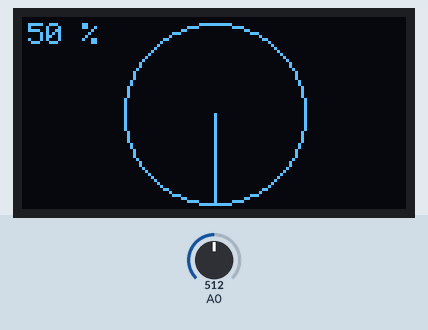
This sketch was run on a simulated Arduino Uno, built with avr-gcc and run on an emulated ATmega328P. Shown: 128×64 one-colour display. The test bench sets the inputs (shaded band); at power-on: A0 = 512. What the sketch prints to the serial monitor is not drawn.

Above: at 1.2 s.
1.3 s: A0 set to 716
At 1.8 s:
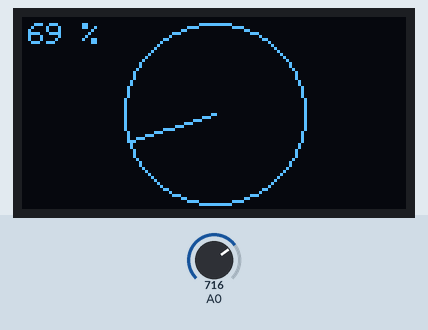
2.9 s: A0 set to 900
At 4.0 s:
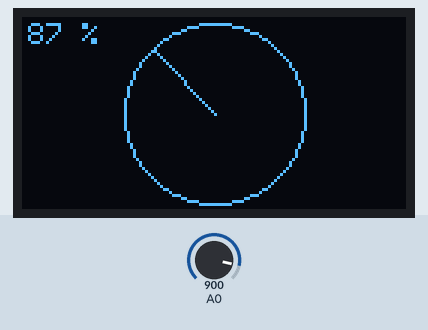
4.5 s: A0 set to 901
At 5.7 s:
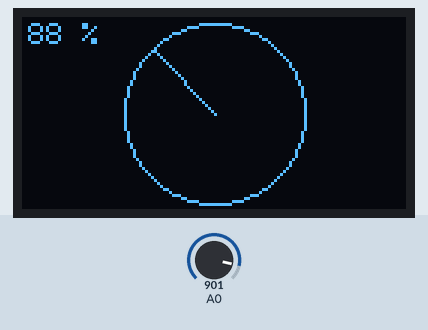
6.1 s: A0 set to 306
At 6.5 s:
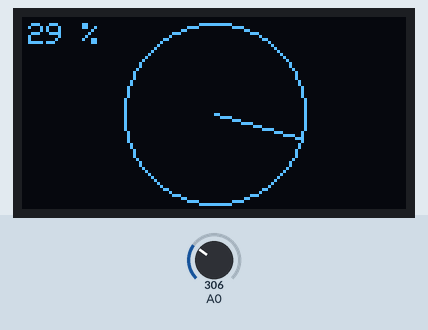
Timing chart, 0 to 8.7 s (numbered marks = the images above; inputs shaded):
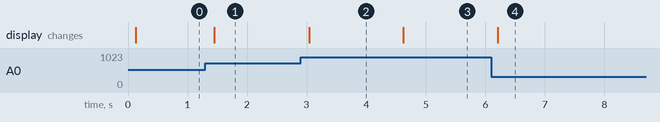

Measured:
- after the input at 1.3 s, the display: changes after 0.15 s (image 1)
- after the input at 2.9 s, the display: changes after 0.14 s (image 2)
- after the input at 4.5 s, the display: changes after 0.12 s (image 3)
- after the input at 6.1 s, the display: changes after 0.11 s (image 4)

The sketch:

gauge.ino
```cpp
#include <Wire.h>
#include <Adafruit_GFX.h>
#include <Adafruit_SSD1306.h>

#define SCREEN_WIDTH 128
#define SCREEN_HEIGHT 64
#define OLED_RESET     2
#define SCREEN_ADDRESS 0x3C
Adafruit_SSD1306 display(SCREEN_WIDTH, SCREEN_HEIGHT, &Wire, OLED_RESET);

int xc, yc, xp, yp;
char str[10];
unsigned long t1;

void setup() {
  Serial.begin(9600);
  if(!display.begin(SSD1306_SWITCHCAPVCC, SCREEN_ADDRESS)) {
    Serial.println(F("SSD1306 allocation failed"));
    for(;;); // Don't proceed, loop forever
  }

  display.setTextSize(1);      // Normal 1:1 pixel scale
  display.setTextColor(SSD1306_WHITE); // Draw white text
  display.cp437(true);         // Use full 256 char 'Code Page 437' font

  display.clearDisplay();
  xc = display.width()/2;
  yc = display.height()/2;
}

void loop() {
  if ((millis() - t1) > 100) {
    display.clearDisplay();
    int v = analogRead(A0);
    int perc = map(v, 0, 1023, 0, 100);
    v = map(v, 0, 1023, 0, 628);
    float a = ((float)v)/100.0 - (PI/2.0);

    display.setCursor(2, 2);
    sprintf(str,"%d %%", perc);
    display.write(str);

    xp = xc + (int)(cos(a) * 30.0);
    yp = yc + (int)(sin(a) * 30.0);
    Serial.print(perc);
    Serial.print("\ta:");
    Serial.print(a);
    Serial.print("\tx:");
    Serial.print(xp);
    Serial.print("\ty:");
    Serial.println(yp);

    display.drawCircle(xc, yc, 30, SSD1306_WHITE);
    display.drawLine(xc,yc, xp, yp, SSD1306_WHITE);
    display.display();
    t1 = millis();
  }

}
```
